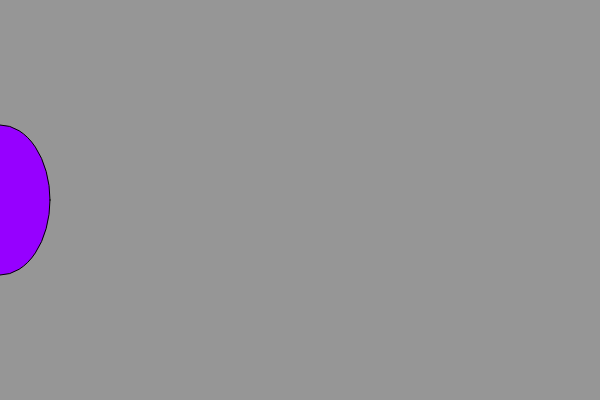
Frame 1 (no input)
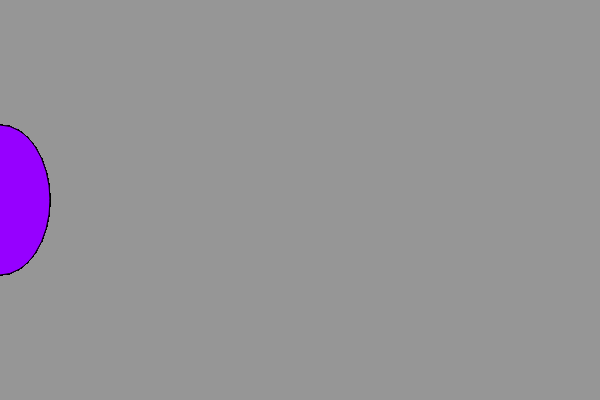
Frame 60 (no input)
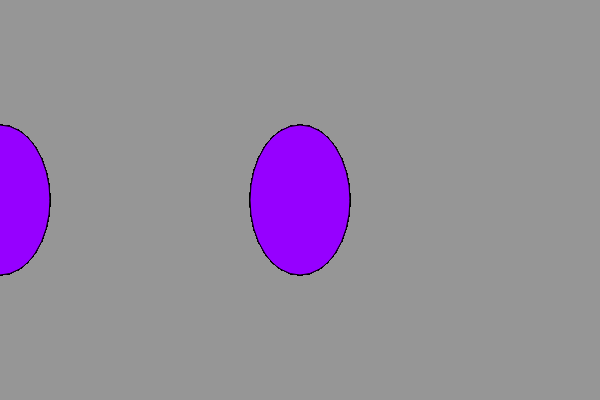
Frame 120 (the mouse pressed at the canvas centre since frame 60)

The p5.js sketch that drew these frames (run headless with seeded random() and noise() and a simulated clock; from frame 60 on, the mouse is pressed at the canvas centre):

// p5.js sketch
// ── sketch.js
var a;
var b;
var newHeight;

function setup(){
    createCanvas(600,400);
    background(150,150,150);
    a = 100;
    b = 50;
    newHeight = a + b;
}

function draw(){
    fill(150,0,255);
    ellipse(mouseX,200,100,newHeight);
}
